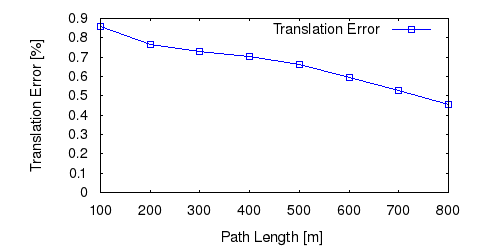

This figure's gnuplot source:
set term png size 500,250 font "Helvetica" 11
set output "00_tl.png"
set size ratio 0.5
set yrange [0:*]
set xlabel "Path Length [m]"
set ylabel "Translation Error [%]"
plot "00_tl.txt" using 1:($2*100) title 'Translation Error' lc rgb "#0000FF" pt 4 w linespoints
